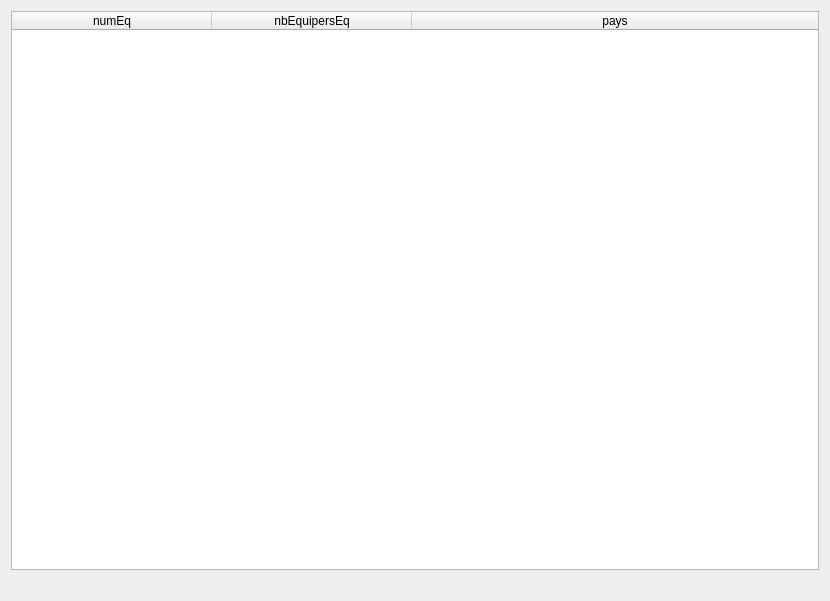
<?xml version="1.0" encoding="UTF-8"?>
<ui version="4.0">
 <class>fct_comp_13</class>
 <widget class="QDialog" name="fct_comp_13">
  <property name="geometry">
   <rect>
    <x>0</x>
    <y>0</y>
    <width>830</width>
    <height>601</height>
   </rect>
  </property>
  <property name="windowTitle">
   <string>1.4</string>
  </property>
  <layout class="QVBoxLayout" name="verticalLayout">
   <item>
    <widget class="QTableWidget" name="table_fct_comp_13">
     <attribute name="horizontalHeaderMinimumSectionSize">
      <number>50</number>
     </attribute>
     <attribute name="horizontalHeaderDefaultSectionSize">
      <number>200</number>
     </attribute>
     <attribute name="horizontalHeaderStretchLastSection">
      <bool>true</bool>
     </attribute>
     <attribute name="verticalHeaderVisible">
      <bool>false</bool>
     </attribute>
     <column>
      <property name="text">
       <string>numEq</string>
      </property>
     </column>
     <column>
      <property name="text">
       <string>nbEquipersEq</string>
      </property>
     </column>
     <column>
      <property name="text">
       <string>pays</string>
      </property>
     </column>
    </widget>
   </item>
   <item>
    <widget class="QLabel" name="label_fct_comp_13">
     <property name="text">
      <string/>
     </property>
     <property name="alignment">
      <set>Qt::AlignCenter</set>
     </property>
    </widget>
   </item>
  </layout>
 </widget>
 <resources/>
 <connections/>
</ui>
